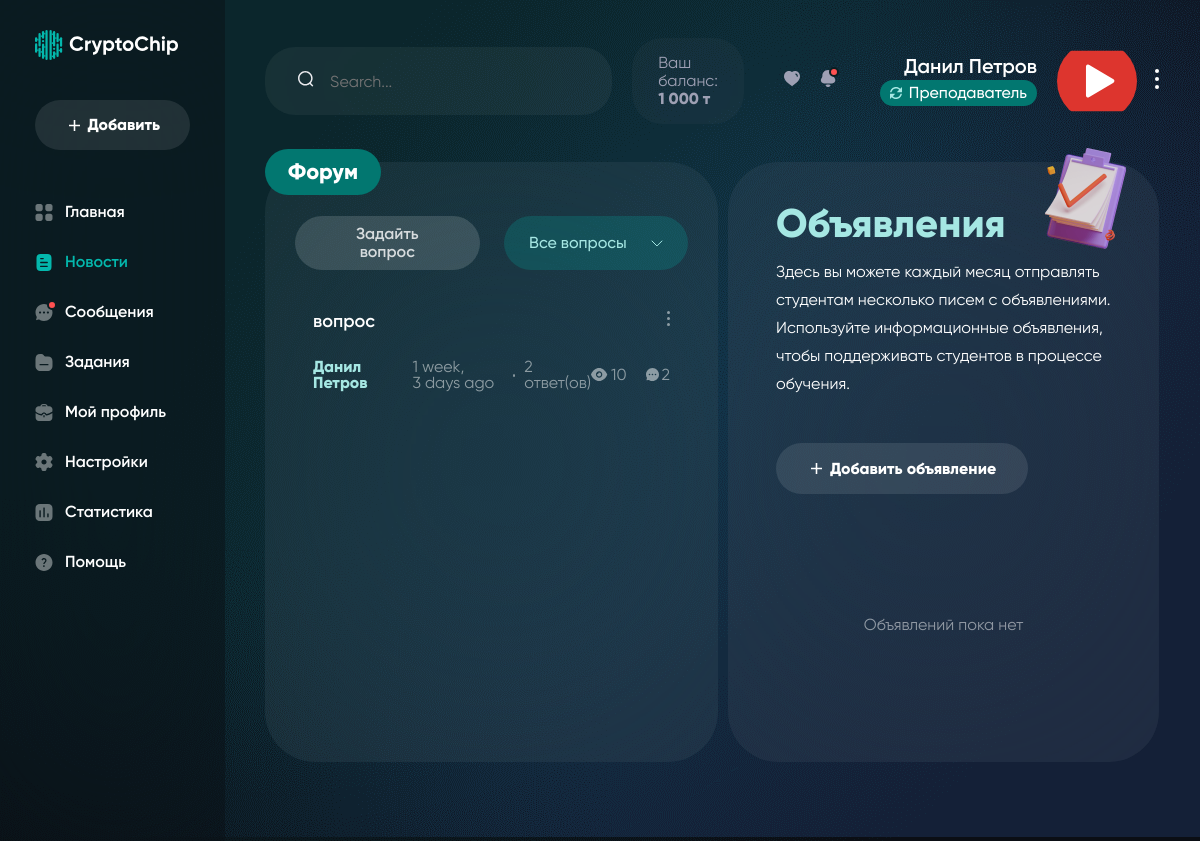
/en/news/ (signed in), run on the app's committed database.
### groups/models.py (models this page shows, shortened)
class Human(models.Model):
	user = models.OneToOneField(User, related_name='human', on_delete=models.CASCADE)
	number = models.TextField(blank=True, null=True)
	update_date = models.DateField(_('Дата обновления'), auto_now=True)
	image = models.ImageField(_('Аватар'), upload_to='students_photo/' ,blank=True, null=True)
	show_profile = models.BooleanField(default=True)
	show_courses = models.BooleanField(default=False)
	biography = models.TextField(_('О себе'), blank=True)
	language = models.CharField(_('Язык'), max_length=255, blank=True)
	country = models.CharField(_('Страна'), max_length=255, blank=True)
	site = models.TextField(blank=True, null=True)
	telegram = models.TextField(blank=True, null=True)
	youtube = models.TextField(blank=True, null=True)
	twitter = models.TextField(blank=True, null=True)
	facebook = models.TextField(blank=True, null=True)
	instagram = models.TextField(blank=True, null=True)
	linkedin = models.TextField(blank=True, null=True)
	def get_full_name(self):
		return f'{self.user.first_name} {self.user.last_name}'

### forum/models.py (models this page shows)
class Question(models.Model):
	title = models.CharField(max_length=255)
	author = models.ForeignKey(User, on_delete=models.CASCADE)
	created = models.DateTimeField(auto_now_add=True)
	views = models.IntegerField(default=0)
	class Meta:
		ordering = ['-created']

### forum/views.py (the view)
# urls.py: path('news/', include('forum.urls')),
@login_required
def news(request):
	template = 'auth_pages/news.html'
	all_questions = Question.objects.all()[:50]
	all_announcement = Announcement.objects.filter(user=request.user)
	if request.method == 'POST':
		question = request.POST['text_question']
		new_qs = Question(title=question, author=request.user)
		new_qs.save()
		return redirect('news')
	context = {
		'all_announcement': all_announcement,
		'all_questions': all_questions,
	}
	return render(request, template, context)

### templates/auth_pages/news.html (shortened to what this page needs)
{% extends 'auth_index.html' %}
{% load static humanize %}
{% block content %}
    <main class="main-news">
      <div class="sides">
        <div class="main-news__block1 main-news__block1_full">
          <h2>Форум</h2>
          <div class="main-news__inner_full">
            <div class="q__block">
              <form class="make-q" action="." method="post">
                <input required autocomplete="off" name='text_question' type="text" placeholder="Задайте свой вопрос здесь">
                <button type="submit">Задайть вопрос</button>
              </form>
              <div class="all-q">
                <div class="select">
                  <div class="select__head"><span>Все вопросы</span><svg width="12" height="7" viewBox="0 0 12 7" fill="none" xmlns="http://www.w3.org/2000/svg">
<path d="M10.9167 1.00007L5.96074 5.96081L1 1.00488" stroke="#A5E7E3" stroke-linecap="round" stroke-linejoin="round"/>
</svg>
                  </div>
                </div>
              </div>
            </div>
            <div class="questions__block">
              {% for i in all_questions %}
              <div class="questions__item">
                <div class="item__top">
                  <h3><a href="{% url 'question_detail' i.pk %}">{{ i.title }}</a></h3>
                  <div class="item__dots"><svg width="3" height="15" viewBox="0 0 3 15" fill="none" xmlns="http://www.w3.org/2000/svg">
<g opacity="0.5">
<circle cx="1.5" cy="1.5" r="1.5" fill="white"/>
<circle cx="1.5" cy="7.5" r="1.5" fill="white"/>
<circle cx="1.5" cy="13.5" r="1.5" fill="white"/>
</g>
</svg>
                  </div>
                </div>
                <div class="item__bottom">
                  <div class="item__author"><a href="#">{{ i.author.human.get_full_name }}</a></div>
                  <div class="item__data">{{ i.created | naturaltime }}</div><a class="item__answers">{{ i.answers_to_question.count }} ответ(ов)</a>
                  <div class="item__viewers"><span>{{ i.views }}</span>
                  </div><a class="item__comments" href="#"><span>{{ i.answers_to_question.count }}</span></a>
                </div>
              </div>
              {% endfor %}
            </div>
          </div>
        </div>
        <div class="main-news__block2 main-news__block2_full">
          <h2>Объявления</h2>
          <div class="main-news__inner_nothing">
              <p class="subtitle">Здесь вы можете каждый месяц отправлять студентам несколько писем с объявлениями. Используйте информационные объявления, чтобы поддерживать студентов в процессе обучения.</p><img data-src="{% static 'auth/img/news2.png' %}" alt="Photo" width="81">
              <button class="btn-v3"><svg width="17" height="17" viewBox="0 0 17 17" fill="none" xmlns="http://www.w3.org/2000/svg">
  <path d="M9.28571 7.71429L14 7.71429L14 9.28571L9.28571 9.28571L9.28571 14L7.71429 14L7.71429 9.28571L3 9.28571L3 7.71429L7.71429 7.71429L7.71429 3L9.28571 3L9.28571 7.71429Z" fill="white"/>
  </svg>
          <span>Добавить объявление</span>
              </button><small>Объявлений пока нет</small>
            </div>
        </div>
      </div>
    </main>
{% endblock %}

### templates/auth_index.html (shortened to what this page needs)
<!DOCTYPE html>
{% load static %}
<html lang="en">
  <head>
    <link rel="stylesheet" href="{% static 'auth/fonts/Gilroy/stylesheet.css' %}">
    <link rel="stylesheet" href="{% static 'auth/fonts/NeueMachina/stylesheet.css' %}">
    <link rel="stylesheet" href="{% static 'auth/css/normalize.css' %}">
    <link rel="stylesheet" href="{% static 'auth/css/animate.css' %}">
    <link rel="stylesheet" href="{% static 'auth/css/style.css' %}">
  </head>
  <body>
    <div class="circles">
      <div class="circles__item circles__item_1"><img data-src="{%static 'auth/img/circle1.png' %}" alt="circle"></div>
      <div class="circles__item circles__item_2"><img data-src="{%static 'auth/img/circle2.png' %}" alt="circle"></div>
    </div>
    <header class="header"><a class="header__logo" href="#"><img data-src="{% static 'auth/img/logo-mini.svg' %}" alt="Logo"></a>
      <form class="header__search" action="#">
        <button type="submit"></button>
        <input type="text" placeholder="Search...">
      </form>
      <div class="header__cash">
        <span>Ваш баланс: </span>
        <b>1 000 т</b>
      </div>
      <div class="header__info">
        <button class="header__favorite"></button>
        <button class="header__bell header__bell_message">
        </button>
        <div class="header__persone">
          <div class="persone__info">
            <h3 class="name">{{ request.user.human.get_full_name }}</h3>
            <div class="persone__position persone__position_teacher"><span>Преподаватель</span></div>
          </div>
          <div class="persone__photo"><img data-src="
            {% if request.user.human.image %}
              {{ request.user.human.image.url }}
            {% else %}
              {% static 'auth/img/notfound.png' %}
            {% endif %}" alt="Photo"></div>
          <div class="persone__dots"><svg width="4" height="20" viewBox="0 0 4 20" fill="none" xmlns="http://www.w3.org/2000/svg">
<circle cx="2" cy="2" r="2" fill="white"/>
<circle cx="2" cy="10" r="2" fill="white"/>
<circle cx="2" cy="18" r="2" fill="white"/>
</svg>
          </div>
        </div>
      </div>
    </header>
    {% include 'aside.html' %}
{% block content %}{% endblock %}
  </body>
</html>

### data on the page
Question: title "вопрос", author.human.get_full_name "Данил Петров", created "1 week, 3 days ago", answers_to_question.count "2", views "10"

### other printed values
{{ request.user.human.get_full_name }} "Данил Петров"
